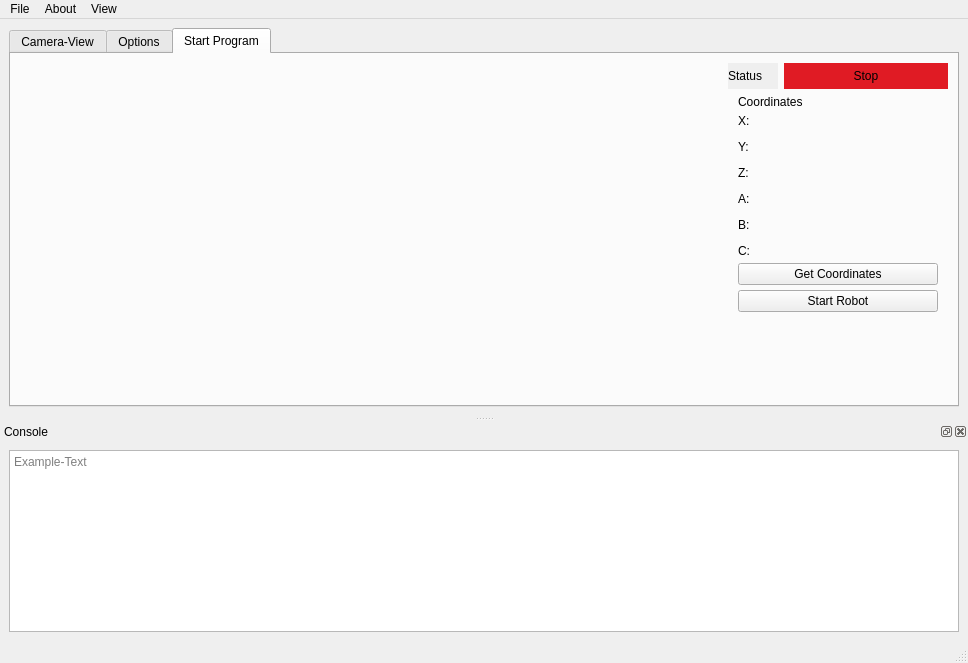
<?xml version="1.0" encoding="UTF-8"?>
<ui version="4.0">
 <class>MainWindow</class>
 <widget class="QMainWindow" name="MainWindow">
  <property name="geometry">
   <rect>
    <x>0</x>
    <y>0</y>
    <width>968</width>
    <height>663</height>
   </rect>
  </property>
  <property name="sizePolicy">
   <sizepolicy hsizetype="Expanding" vsizetype="Expanding">
    <horstretch>0</horstretch>
    <verstretch>0</verstretch>
   </sizepolicy>
  </property>
  <property name="windowTitle">
   <string>KukaVision visual driven grasping</string>
  </property>
  <widget class="QWidget" name="mainMenuWidget">
   <property name="sizePolicy">
    <sizepolicy hsizetype="Expanding" vsizetype="Expanding">
     <horstretch>0</horstretch>
     <verstretch>0</verstretch>
    </sizepolicy>
   </property>
   <layout class="QVBoxLayout" name="verticalLayout_4">
    <item>
     <widget class="QTabWidget" name="tabWidget">
      <property name="sizePolicy">
       <sizepolicy hsizetype="Expanding" vsizetype="Expanding">
        <horstretch>0</horstretch>
        <verstretch>0</verstretch>
       </sizepolicy>
      </property>
      <property name="currentIndex">
       <number>2</number>
      </property>
      <widget class="QWidget" name="cameraViewWidget">
       <property name="sizePolicy">
        <sizepolicy hsizetype="Expanding" vsizetype="Expanding">
         <horstretch>0</horstretch>
         <verstretch>0</verstretch>
        </sizepolicy>
       </property>
       <attribute name="title">
        <string>Camera-View</string>
       </attribute>
       <layout class="QGridLayout" name="gridLayout_5">
        <item row="0" column="0">
         <spacer name="horizontalSpacer">
          <property name="orientation">
           <enum>Qt::Horizontal</enum>
          </property>
          <property name="sizeHint" stdset="0">
           <size>
            <width>40</width>
            <height>20</height>
           </size>
          </property>
         </spacer>
        </item>
        <item row="1" column="0" rowspan="2">
         <widget class="QLabel" name="liveCameraViewLabel">
          <property name="sizePolicy">
           <sizepolicy hsizetype="Ignored" vsizetype="Ignored">
            <horstretch>0</horstretch>
            <verstretch>0</verstretch>
           </sizepolicy>
          </property>
          <property name="text">
           <string>&lt;html&gt;&lt;head/&gt;&lt;body&gt;&lt;p&gt;&lt;img src=&quot;:/newPrefix/example.png&quot; width=&quot;1200&quot;/&gt;&lt;/p&gt;&lt;/body&gt;&lt;/html&gt;</string>
          </property>
          <property name="scaledContents">
           <bool>true</bool>
          </property>
          <property name="alignment">
           <set>Qt::AlignLeading|Qt::AlignLeft|Qt::AlignTop</set>
          </property>
         </widget>
        </item>
        <item row="2" column="1">
         <layout class="QVBoxLayout" name="cameraViewVerticalLayout">
          <property name="spacing">
           <number>5</number>
          </property>
          <property name="sizeConstraint">
           <enum>QLayout::SetFixedSize</enum>
          </property>
          <property name="leftMargin">
           <number>10</number>
          </property>
          <property name="rightMargin">
           <number>10</number>
          </property>
          <item>
           <widget class="QCheckBox" name="coordinatesCheckBox">
            <property name="text">
             <string>Coordinates</string>
            </property>
           </widget>
          </item>
          <item>
           <widget class="QCheckBox" name="outlinesCheckBox">
            <property name="text">
             <string>Outlines</string>
            </property>
           </widget>
          </item>
          <item>
           <widget class="QPushButton" name="startCameraViewButton">
            <property name="text">
             <string>Start CameraView</string>
            </property>
           </widget>
          </item>
          <item>
           <widget class="QPushButton" name="stoppCameraViewButton">
            <property name="text">
             <string>Stop CameraView</string>
            </property>
           </widget>
          </item>
          <item>
           <widget class="QPushButton" name="saveImageButton">
            <property name="sizePolicy">
             <sizepolicy hsizetype="Fixed" vsizetype="Fixed">
              <horstretch>0</horstretch>
              <verstretch>0</verstretch>
             </sizepolicy>
            </property>
            <property name="minimumSize">
             <size>
              <width>200</width>
              <height>0</height>
             </size>
            </property>
            <property name="text">
             <string>Save Image</string>
            </property>
           </widget>
          </item>
          <item>
           <spacer name="verticalSpacer_2">
            <property name="orientation">
             <enum>Qt::Vertical</enum>
            </property>
            <property name="sizeHint" stdset="0">
             <size>
              <width>20</width>
              <height>70</height>
             </size>
            </property>
           </spacer>
          </item>
          <item>
           <widget class="QLabel" name="cameraViewTimestampLabel">
            <property name="text">
             <string>Timestamp</string>
            </property>
           </widget>
          </item>
         </layout>
        </item>
        <item row="1" column="1">
         <widget class="QLabel" name="cameraViewHeadlineLabel">
          <property name="text">
           <string>Filters</string>
          </property>
         </widget>
        </item>
        <item row="3" column="0">
         <widget class="QLabel" name="cameraViewInfoLabel">
          <property name="text">
           <string>Camera-FPS : -- </string>
          </property>
         </widget>
        </item>
       </layout>
      </widget>
      <widget class="QWidget" name="optionsWidget">
       <property name="sizePolicy">
        <sizepolicy hsizetype="Expanding" vsizetype="Expanding">
         <horstretch>0</horstretch>
         <verstretch>0</verstretch>
        </sizepolicy>
       </property>
       <attribute name="title">
        <string>Options</string>
       </attribute>
       <layout class="QGridLayout" name="gridLayout_3">
        <item row="1" column="0">
         <layout class="QFormLayout" name="formLayout">
          <property name="rightMargin">
           <number>10</number>
          </property>
          <item row="0" column="0">
           <widget class="QLabel" name="robotOptionsLabel">
            <property name="text">
             <string>Robot-Options</string>
            </property>
           </widget>
          </item>
          <item row="0" column="1">
           <spacer name="horizontalSpacer_4">
            <property name="orientation">
             <enum>Qt::Horizontal</enum>
            </property>
            <property name="sizeHint" stdset="0">
             <size>
              <width>40</width>
              <height>20</height>
             </size>
            </property>
           </spacer>
          </item>
          <item row="1" column="0">
           <widget class="QLabel" name="robotIPLabel">
            <property name="text">
             <string>IP-Address</string>
            </property>
           </widget>
          </item>
          <item row="1" column="1">
           <widget class="QLineEdit" name="robotIPLineEdit"/>
          </item>
          <item row="2" column="0">
           <widget class="QLabel" name="robotPortLabel">
            <property name="text">
             <string>Port</string>
            </property>
           </widget>
          </item>
          <item row="2" column="1">
           <widget class="QLineEdit" name="robotPortLineEdit"/>
          </item>
          <item row="3" column="0">
           <widget class="QLabel" name="zOffsetLabel">
            <property name="text">
             <string>Travel Height</string>
            </property>
           </widget>
          </item>
          <item row="3" column="1">
           <widget class="QLineEdit" name="zOffsetLneEdit">
            <property name="cursorMoveStyle">
             <enum>Qt::LogicalMoveStyle</enum>
            </property>
           </widget>
          </item>
          <item row="4" column="0">
           <widget class="QLabel" name="zOffsetFinalLabel">
            <property name="text">
             <string>Gripping Height</string>
            </property>
           </widget>
          </item>
          <item row="4" column="1">
           <widget class="QLineEdit" name="zOffsetFinalLineEdit"/>
          </item>
         </layout>
        </item>
        <item row="2" column="2">
         <widget class="Line" name="line_2">
          <property name="orientation">
           <enum>Qt::Horizontal</enum>
          </property>
         </widget>
        </item>
        <item row="0" column="2" rowspan="2">
         <layout class="QGridLayout" name="workingAreagridLayout">
          <item row="2" column="1">
           <widget class="QLabel" name="yminLabel">
            <property name="text">
             <string>Y min</string>
            </property>
           </widget>
          </item>
          <item row="3" column="2">
           <widget class="QLineEdit" name="zminValueLineEdit"/>
          </item>
          <item row="2" column="3">
           <widget class="QLabel" name="ymaxLabel">
            <property name="text">
             <string>Y max</string>
            </property>
           </widget>
          </item>
          <item row="0" column="1">
           <widget class="QLabel" name="workingAreaLabel">
            <property name="text">
             <string>Working-Area</string>
            </property>
           </widget>
          </item>
          <item row="1" column="2">
           <widget class="QLineEdit" name="xminValueLineEdit"/>
          </item>
          <item row="2" column="2">
           <widget class="QLineEdit" name="yminValueLineEdit"/>
          </item>
          <item row="1" column="1">
           <widget class="QLabel" name="xminLabel">
            <property name="text">
             <string>X min</string>
            </property>
           </widget>
          </item>
          <item row="3" column="1">
           <widget class="QLabel" name="zminLabel">
            <property name="text">
             <string>Z min</string>
            </property>
           </widget>
          </item>
          <item row="3" column="3">
           <widget class="QLabel" name="zmaxLabel">
            <property name="text">
             <string>Z max</string>
            </property>
           </widget>
          </item>
          <item row="1" column="3">
           <widget class="QLabel" name="xmaxLabel">
            <property name="text">
             <string>X max</string>
            </property>
           </widget>
          </item>
          <item row="1" column="4">
           <widget class="QLineEdit" name="xmaxValueLineEdit"/>
          </item>
          <item row="2" column="4">
           <widget class="QLineEdit" name="ymaxValueLineedit"/>
          </item>
          <item row="3" column="4">
           <widget class="QLineEdit" name="zmaxValueLineEdit"/>
          </item>
         </layout>
        </item>
        <item row="2" column="0">
         <widget class="Line" name="line">
          <property name="orientation">
           <enum>Qt::Horizontal</enum>
          </property>
         </widget>
        </item>
        <item row="3" column="0">
         <layout class="QFormLayout" name="cameraOptionsLayout">
          <property name="topMargin">
           <number>20</number>
          </property>
          <property name="rightMargin">
           <number>10</number>
          </property>
          <item row="0" column="0">
           <widget class="QLabel" name="cameraOptionsLabel">
            <property name="text">
             <string>Camera-Options</string>
            </property>
           </widget>
          </item>
          <item row="0" column="1">
           <spacer name="horizontalSpacer_5">
            <property name="orientation">
             <enum>Qt::Horizontal</enum>
            </property>
            <property name="sizeHint" stdset="0">
             <size>
              <width>40</width>
              <height>20</height>
             </size>
            </property>
           </spacer>
          </item>
          <item row="1" column="0">
           <widget class="QLabel" name="cameraIPLabel">
            <property name="text">
             <string>IP-Address</string>
            </property>
           </widget>
          </item>
          <item row="1" column="1">
           <widget class="QLineEdit" name="cameraIPLineEdit"/>
          </item>
          <item row="2" column="0">
           <widget class="QLabel" name="fpsLiveViewLabel">
            <property name="text">
             <string>Acquisition Framerate</string>
            </property>
           </widget>
          </item>
          <item row="2" column="1">
           <widget class="QLineEdit" name="fpsLiveViewLineEdit"/>
          </item>
          <item row="3" column="0">
           <widget class="QLabel" name="biningLabel">
            <property name="text">
             <string>Bining</string>
            </property>
           </widget>
          </item>
          <item row="3" column="1">
           <widget class="QLineEdit" name="biningValueLineEdit"/>
          </item>
          <item row="4" column="0">
           <widget class="QLabel" name="gainLabel">
            <property name="text">
             <string>Gain</string>
            </property>
           </widget>
          </item>
          <item row="4" column="1">
           <widget class="QLineEdit" name="gainValueLineEdit"/>
          </item>
          <item row="5" column="0">
           <widget class="QLabel" name="emptyCameraOptionsLabel">
            <property name="text">
             <string/>
            </property>
           </widget>
          </item>
          <item row="6" column="0">
           <spacer name="verticalSpacer">
            <property name="orientation">
             <enum>Qt::Vertical</enum>
            </property>
            <property name="sizeHint" stdset="0">
             <size>
              <width>20</width>
              <height>40</height>
             </size>
            </property>
           </spacer>
          </item>
         </layout>
        </item>
        <item row="3" column="2">
         <layout class="QGridLayout" name="cameraOptions2Layout">
          <property name="leftMargin">
           <number>10</number>
          </property>
          <property name="topMargin">
           <number>20</number>
          </property>
          <property name="rightMargin">
           <number>10</number>
          </property>
          <item row="4" column="0">
           <widget class="QLabel" name="dataSavePathLabel">
            <property name="text">
             <string>Imagedata save path</string>
            </property>
           </widget>
          </item>
          <item row="0" column="0">
           <spacer name="verticalSpacer_6">
            <property name="orientation">
             <enum>Qt::Vertical</enum>
            </property>
            <property name="sizeHint" stdset="0">
             <size>
              <width>20</width>
              <height>40</height>
             </size>
            </property>
           </spacer>
          </item>
          <item row="2" column="0" colspan="2">
           <widget class="QLabel" name="findCameraLabel">
            <property name="text">
             <string>Find the IP and Port of Cameras in the network</string>
            </property>
            <property name="wordWrap">
             <bool>true</bool>
            </property>
           </widget>
          </item>
          <item row="1" column="0">
           <widget class="QPushButton" name="findCameraButton">
            <property name="sizePolicy">
             <sizepolicy hsizetype="Fixed" vsizetype="Fixed">
              <horstretch>0</horstretch>
              <verstretch>0</verstretch>
             </sizepolicy>
            </property>
            <property name="minimumSize">
             <size>
              <width>200</width>
              <height>0</height>
             </size>
            </property>
            <property name="text">
             <string>Find Camera</string>
            </property>
           </widget>
          </item>
          <item row="5" column="0">
           <widget class="QLineEdit" name="dataSavePathLineEdit"/>
          </item>
          <item row="6" column="1">
           <spacer name="verticalSpacer_5">
            <property name="orientation">
             <enum>Qt::Vertical</enum>
            </property>
            <property name="sizeHint" stdset="0">
             <size>
              <width>20</width>
              <height>40</height>
             </size>
            </property>
           </spacer>
          </item>
          <item row="3" column="0" colspan="2">
           <widget class="Line" name="dividerCameraOptionsline">
            <property name="orientation">
             <enum>Qt::Horizontal</enum>
            </property>
           </widget>
          </item>
          <item row="5" column="1">
           <widget class="QPushButton" name="folderDialogButton">
            <property name="text">
             <string>Folder</string>
            </property>
           </widget>
          </item>
         </layout>
        </item>
        <item row="3" column="1">
         <widget class="Line" name="line_3">
          <property name="orientation">
           <enum>Qt::Vertical</enum>
          </property>
         </widget>
        </item>
        <item row="1" column="1">
         <widget class="Line" name="line_4">
          <property name="orientation">
           <enum>Qt::Vertical</enum>
          </property>
         </widget>
        </item>
       </layout>
      </widget>
      <widget class="QWidget" name="start_ProgramWidget">
       <property name="sizePolicy">
        <sizepolicy hsizetype="Expanding" vsizetype="Expanding">
         <horstretch>0</horstretch>
         <verstretch>0</verstretch>
        </sizepolicy>
       </property>
       <attribute name="title">
        <string>Start Program</string>
       </attribute>
       <layout class="QGridLayout" name="gridLayout_4">
        <item row="2" column="1">
         <layout class="QVBoxLayout" name="verticalLayout_2">
          <property name="spacing">
           <number>5</number>
          </property>
          <property name="sizeConstraint">
           <enum>QLayout::SetDefaultConstraint</enum>
          </property>
          <property name="leftMargin">
           <number>10</number>
          </property>
          <property name="rightMargin">
           <number>10</number>
          </property>
          <item>
           <widget class="QLabel" name="coordinateLabel">
            <property name="text">
             <string>Coordinates</string>
            </property>
           </widget>
          </item>
          <item>
           <widget class="QLabel" name="coordinateShowLabel">
            <property name="text">
             <string>&lt;html&gt;&lt;head/&gt;&lt;body&gt;&lt;p&gt;X: &lt;/p&gt;&lt;p&gt;Y: &lt;/p&gt;&lt;p&gt;Z: &lt;/p&gt;&lt;p&gt;A: &lt;/p&gt;&lt;p&gt;B: &lt;/p&gt;&lt;p&gt;C: &lt;/p&gt;&lt;/body&gt;&lt;/html&gt;</string>
            </property>
           </widget>
          </item>
          <item>
           <widget class="QPushButton" name="getCoordinatesButton">
            <property name="text">
             <string>Get Coordinates</string>
            </property>
           </widget>
          </item>
          <item>
           <widget class="QPushButton" name="startRobotButton">
            <property name="sizePolicy">
             <sizepolicy hsizetype="Fixed" vsizetype="Fixed">
              <horstretch>0</horstretch>
              <verstretch>0</verstretch>
             </sizepolicy>
            </property>
            <property name="minimumSize">
             <size>
              <width>200</width>
              <height>0</height>
             </size>
            </property>
            <property name="text">
             <string>Start Robot</string>
            </property>
           </widget>
          </item>
          <item>
           <spacer name="verticalSpacer_3">
            <property name="orientation">
             <enum>Qt::Vertical</enum>
            </property>
            <property name="sizeHint" stdset="0">
             <size>
              <width>20</width>
              <height>70</height>
             </size>
            </property>
           </spacer>
          </item>
         </layout>
        </item>
        <item row="1" column="0" rowspan="2">
         <widget class="QLabel" name="programImageLabel">
          <property name="sizePolicy">
           <sizepolicy hsizetype="Ignored" vsizetype="Ignored">
            <horstretch>0</horstretch>
            <verstretch>0</verstretch>
           </sizepolicy>
          </property>
          <property name="text">
           <string>&lt;html&gt;&lt;head/&gt;&lt;body&gt;&lt;p&gt;&lt;img src=&quot;:/newPrefix/example.png&quot; width=&quot;1200&quot; /&gt;&lt;/p&gt;&lt;/body&gt;&lt;/html&gt;</string>
          </property>
          <property name="scaledContents">
           <bool>true</bool>
          </property>
          <property name="alignment">
           <set>Qt::AlignLeading|Qt::AlignLeft|Qt::AlignTop</set>
          </property>
         </widget>
        </item>
        <item row="0" column="0">
         <spacer name="horizontalSpacer_2">
          <property name="orientation">
           <enum>Qt::Horizontal</enum>
          </property>
          <property name="sizeHint" stdset="0">
           <size>
            <width>40</width>
            <height>20</height>
           </size>
          </property>
         </spacer>
        </item>
        <item row="0" column="1" rowspan="2">
         <layout class="QHBoxLayout" name="horizontalLayout">
          <item>
           <widget class="QLabel" name="startProgramHeadlineLabel">
            <property name="maximumSize">
             <size>
              <width>50</width>
              <height>16777215</height>
             </size>
            </property>
            <property name="autoFillBackground">
             <bool>true</bool>
            </property>
            <property name="frameShape">
             <enum>QFrame::NoFrame</enum>
            </property>
            <property name="text">
             <string>Status</string>
            </property>
           </widget>
          </item>
          <item>
           <widget class="QLabel" name="startProgramStatusColorLabel">
            <property name="styleSheet">
             <string notr="true">
background-color: rgb(224, 27, 36);</string>
            </property>
            <property name="text">
             <string>Stop</string>
            </property>
            <property name="alignment">
             <set>Qt::AlignCenter</set>
            </property>
           </widget>
          </item>
         </layout>
        </item>
       </layout>
      </widget>
     </widget>
    </item>
   </layout>
  </widget>
  <widget class="QMenuBar" name="menubar">
   <property name="geometry">
    <rect>
     <x>0</x>
     <y>0</y>
     <width>968</width>
     <height>22</height>
    </rect>
   </property>
   <widget class="QMenu" name="menuFile">
    <property name="title">
     <string>File</string>
    </property>
    <addaction name="separator"/>
    <addaction name="actionSave_Image_as"/>
    <addaction name="separator"/>
    <addaction name="actionExit"/>
   </widget>
   <widget class="QMenu" name="menuAbout">
    <property name="title">
     <string>About</string>
    </property>
    <addaction name="actionProject_Infos"/>
   </widget>
   <widget class="QMenu" name="menuView">
    <property name="title">
     <string>View</string>
    </property>
    <addaction name="actionOpen_Console"/>
   </widget>
   <addaction name="menuFile"/>
   <addaction name="menuAbout"/>
   <addaction name="menuView"/>
  </widget>
  <widget class="QStatusBar" name="statusbar"/>
  <widget class="QDockWidget" name="consoleWindowDockWidget">
   <property name="enabled">
    <bool>true</bool>
   </property>
   <property name="autoFillBackground">
    <bool>false</bool>
   </property>
   <property name="allowedAreas">
    <set>Qt::BottomDockWidgetArea</set>
   </property>
   <property name="windowTitle">
    <string>Console</string>
   </property>
   <attribute name="dockWidgetArea">
    <number>8</number>
   </attribute>
   <widget class="QWidget" name="dockWidgetContents_2">
    <layout class="QGridLayout" name="gridLayout_6">
     <item row="0" column="0">
      <widget class="QTextBrowser" name="infoConsoleTextBrowser">
       <property name="placeholderText">
        <string>Example-Text</string>
       </property>
      </widget>
     </item>
    </layout>
   </widget>
  </widget>
  <action name="actionSave_Image_as">
   <property name="text">
    <string>Save Image as</string>
   </property>
  </action>
  <action name="actionExit">
   <property name="text">
    <string>Exit</string>
   </property>
  </action>
  <action name="actionProject_Infos">
   <property name="text">
    <string>Project-Infos</string>
   </property>
  </action>
  <action name="actionOpen_Console">
   <property name="text">
    <string>Open Console</string>
   </property>
  </action>
 </widget>
 <tabstops>
  <tabstop>outlinesCheckBox</tabstop>
  <tabstop>startCameraViewButton</tabstop>
  <tabstop>stoppCameraViewButton</tabstop>
  <tabstop>saveImageButton</tabstop>
  <tabstop>robotIPLineEdit</tabstop>
  <tabstop>robotPortLineEdit</tabstop>
  <tabstop>zOffsetLneEdit</tabstop>
  <tabstop>zOffsetFinalLineEdit</tabstop>
  <tabstop>cameraIPLineEdit</tabstop>
  <tabstop>fpsLiveViewLineEdit</tabstop>
  <tabstop>biningValueLineEdit</tabstop>
  <tabstop>gainValueLineEdit</tabstop>
  <tabstop>xminValueLineEdit</tabstop>
  <tabstop>yminValueLineEdit</tabstop>
  <tabstop>zminValueLineEdit</tabstop>
  <tabstop>xmaxValueLineEdit</tabstop>
  <tabstop>ymaxValueLineedit</tabstop>
  <tabstop>zmaxValueLineEdit</tabstop>
  <tabstop>findCameraButton</tabstop>
  <tabstop>dataSavePathLineEdit</tabstop>
  <tabstop>folderDialogButton</tabstop>
  <tabstop>coordinatesCheckBox</tabstop>
  <tabstop>tabWidget</tabstop>
  <tabstop>getCoordinatesButton</tabstop>
  <tabstop>startRobotButton</tabstop>
  <tabstop>infoConsoleTextBrowser</tabstop>
 </tabstops>
 <resources>
  <include location="UI_Image.png"/>
 </resources>
 <connections>
  <connection>
   <sender>actionOpen_Console</sender>
   <signal>triggered()</signal>
   <receiver>consoleWindowDockWidget</receiver>
   <slot>show()</slot>
   <hints>
    <hint type="sourcelabel">
     <x>-1</x>
     <y>-1</y>
    </hint>
    <hint type="destinationlabel">
     <x>473</x>
     <y>539</y>
    </hint>
   </hints>
  </connection>
  <connection>
   <sender>actionExit</sender>
   <signal>triggered()</signal>
   <receiver>MainWindow</receiver>
   <slot>close()</slot>
   <hints>
    <hint type="sourcelabel">
     <x>-1</x>
     <y>-1</y>
    </hint>
    <hint type="destinationlabel">
     <x>473</x>
     <y>307</y>
    </hint>
   </hints>
  </connection>
 </connections>
</ui>
